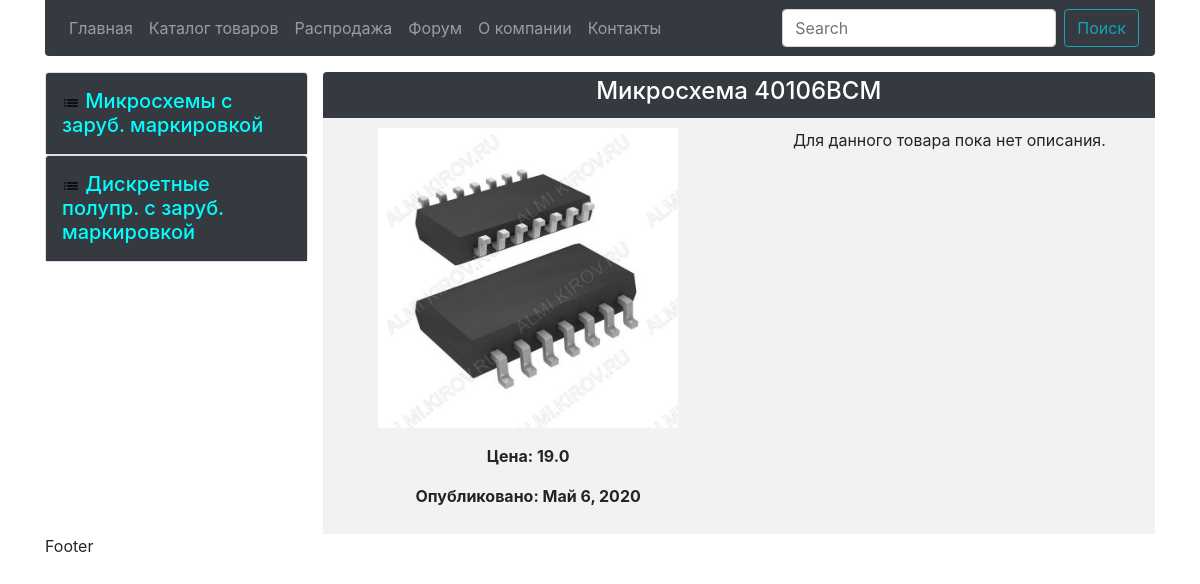
Screenshot of /product/15 with the database file from the repository.
### catalog/models.py (models this page shows, shortened)
class Category(models.Model):
    title = models.CharField('Название', max_length=150)
    parent = models.ForeignKey(
        'self', on_delete=models.SET_NULL, verbose_name='Родитель',
        blank=True, null=True
    )
    isMain = models.BooleanField('Главная категория', default=False)
    isPackage = models.BooleanField('Пакет категорий', default=False)
    class Meta:
        verbose_name = 'Категория'
        verbose_name_plural = 'Категории'

class Product(models.Model):
    title = models.CharField('Название', max_length=200, null=True)
    description = models.TextField(
        'Описание', default='Для данного товара пока нет описания.'
    )
    category = models.ForeignKey(
        Category, on_delete=models.CASCADE, null=True,
        verbose_name='Категория'
    )
    body = models.CharField('Корпус', max_length=30, null=True)
    producer = models.CharField('Производитель', max_length=30, null=True)
    price = models.FloatField('Цена')
    isTop = models.BooleanField('Это хит продаж', default=False)
    pub_date = models.DateField('Дата публикации', null=True, blank=True)
    image = models.ImageField(
        'Изображение', upload_to='products/', blank=True
    )
    analog = models.ManyToManyField(
        'self', verbose_name='Аналоги', blank=True
    )
    class Meta:
        verbose_name = 'Товар'
        verbose_name_plural = 'Товары'

### catalog/views.py (the view)
class ProductDetailView(generic.DetailView):
    model = Product
    template_name = 'product_detail.html'
    def get_context_data(self, **kwargs):
        context = super().get_context_data(**kwargs)
        context['category_list'] = Category.objects.all()
        return context

### catalog/templates/product_detail.html (shortened to what this page needs)
{% extends 'base.html' %}
{% block content %}
    <div class="menu col">
        {% include 'accordion.html' %}
    </div>
    <div class="my-block col-9">
        <div class="my-block-header">
            <h4>{{ product.title }}</h4>
        </div>
        <div class="my-block-body">
            <div class="row">
                <div class="col text-center">
                    <p>
                        <img
                        class="wh-300"
                        src="{% if product.image %}
                            {{product.image.url}}
                            {% endif %}"
                        alt="Изображение">
                    </p>
                    <p><strong>Цена: {{product.price}}</strong></p>
                    {% if product.pub_date %}
                        <p><strong>Опубликовано: {{ product.pub_date }}</strong></p>
                    {% endif %}
                </div>
                <div class="col text-center">
                    <p>{{product.description}}</p>
                </div>
            </div>
        </div>
    </div>
{% endblock %}

### catalog/templates/accordion.html (shortened to what this page needs)
{% load static %}
<div class="accordion" id="accordion" role="tablist" aria-multiselectable="true">
	{% if category_list %}
	{% for category in category_list %}{% if category.isMain %}
	<div class="card">
		<div class="card-header bg-dark p-0" role="tab" id="sectionHeader{{category.id}}">
			<h5 class="mb-0">
				<a class="accordion-card-header-link" data-toggle="collapse" data-parent="#accordion" href="#sectionContent{{category.id}}" aria-expanded="true" aria-controls="sectionContent{{category.id}}"><div class="p-3">
					<img src="{% static 'icons/list.svg' %}" alt="" />
					{{category.title}}
				</div></a>
			</h5>
		</div>
	</div>
	{% endif %}{% endfor %}
	{% else %}
		Not found categories
	{% endif %}
</div>

### static/css/style.css (style rules this page uses)
.accordion-card-header-link { color: aqua; }
.my-block { border-top-right-radius: .25rem !important; border-top-left-radius: .25rem !important; padding: 0; margin: 0; margin-left: auto; margin-right: auto; }
.my-block .my-block-header { border-top-right-radius: .25rem !important; border-top-left-radius: .25rem !important; background-color: #343A40; padding: .3rem; color: white; text-align: center; }
.my-block .my-block-body { padding: 10px; background-color: #f2f2f2; }
.wh-300 { width: 300px; height: 300px; }
.menu { padding-left: 0; margin-top: 0; }

### rows the page displays
Category: isMain True (drawn), title "Микросхемы с заруб. маркировкой"
Category: isMain True (drawn), title "Дискретные полупр. с заруб. маркировкой"
Product: title "Микросхема 40106BCM", image (picture), price "19.0", pub_date "Май 6, 2020", description "Для данного товара пока нет описания."
